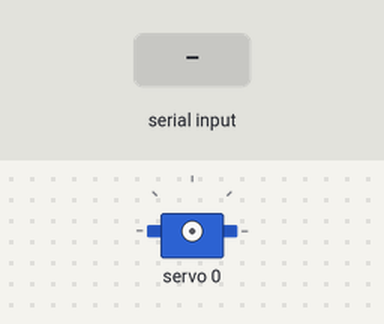
This sketch was run on a simulated Arduino Uno, built with avr-gcc and run on an emulated ATmega328P. On the bench: servo. The inputs (shaded band) are chosen by the test bench.

Above: at 1.2 s.
1.3 s: "90,45\n" received over Serial
3.8 s: "200\n" received over Serial
At 5.7 s:
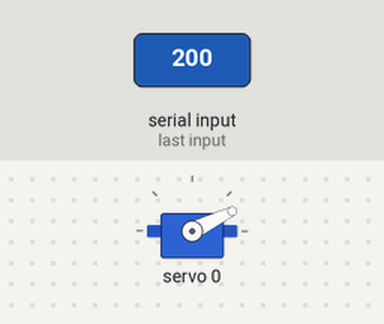
6.3 s: "30,150\n" received over Serial
At 7.8 s:
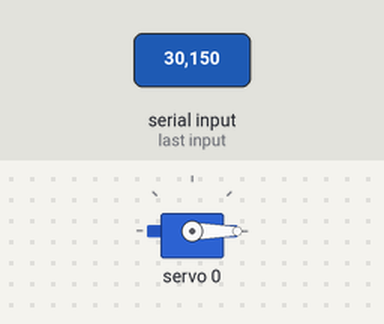
Timing chart, 0 to 9.3 s (numbered marks = the images above; inputs shaded):
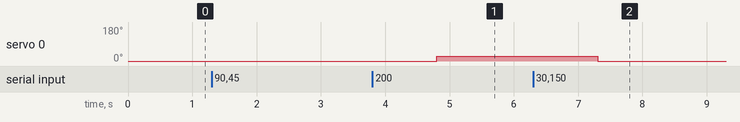

The sketch:

sketch_jan11a.ino
```cpp
#include <Wire.h>
#include <Adafruit_PWMServoDriver.h>
Adafruit_PWMServoDriver pwm = Adafruit_PWMServoDriver();
#define SERVOMIN  125 // this is the 'minimum' pulse length count (out of 4096)
#define SERVOMAX  575 // this is the 'maximum' pulse length count (out of 4096)

int servoInt = 0; //initialize int to send to servo
String receivedData=""; //initialize empty string to receive data from serial via BT

// our servo # counter
uint8_t servonum = 0;

void setup() {
  Serial.begin(9600);
  pwm.begin();
  pwm.setPWMFreq(60);  // Analog servos run at ~60 Hz updates
  yield();
}

// the code inside loop() has been updated by Robojax
void loop() {

if (Serial.available() > 0) {
    // Read the incoming data as a string
    receivedData = Serial.readString();
    servoInt = receivedData.toInt();
    pwm.setPWM(0, 0, servoInt );
	  delay(15);
  }


/*
  pwm.setPWM(0, 0, 125 );
	delay(500);
  pwm.setPWM(0, 0, 350 );
	delay(500);
*/


}
```

Measured:
- after the input at 3.8 s, servo 0: 0° → 26° after 1.0 s
- after the input at 6.3 s, servo 0: 26° → 0° after 1.0 s
